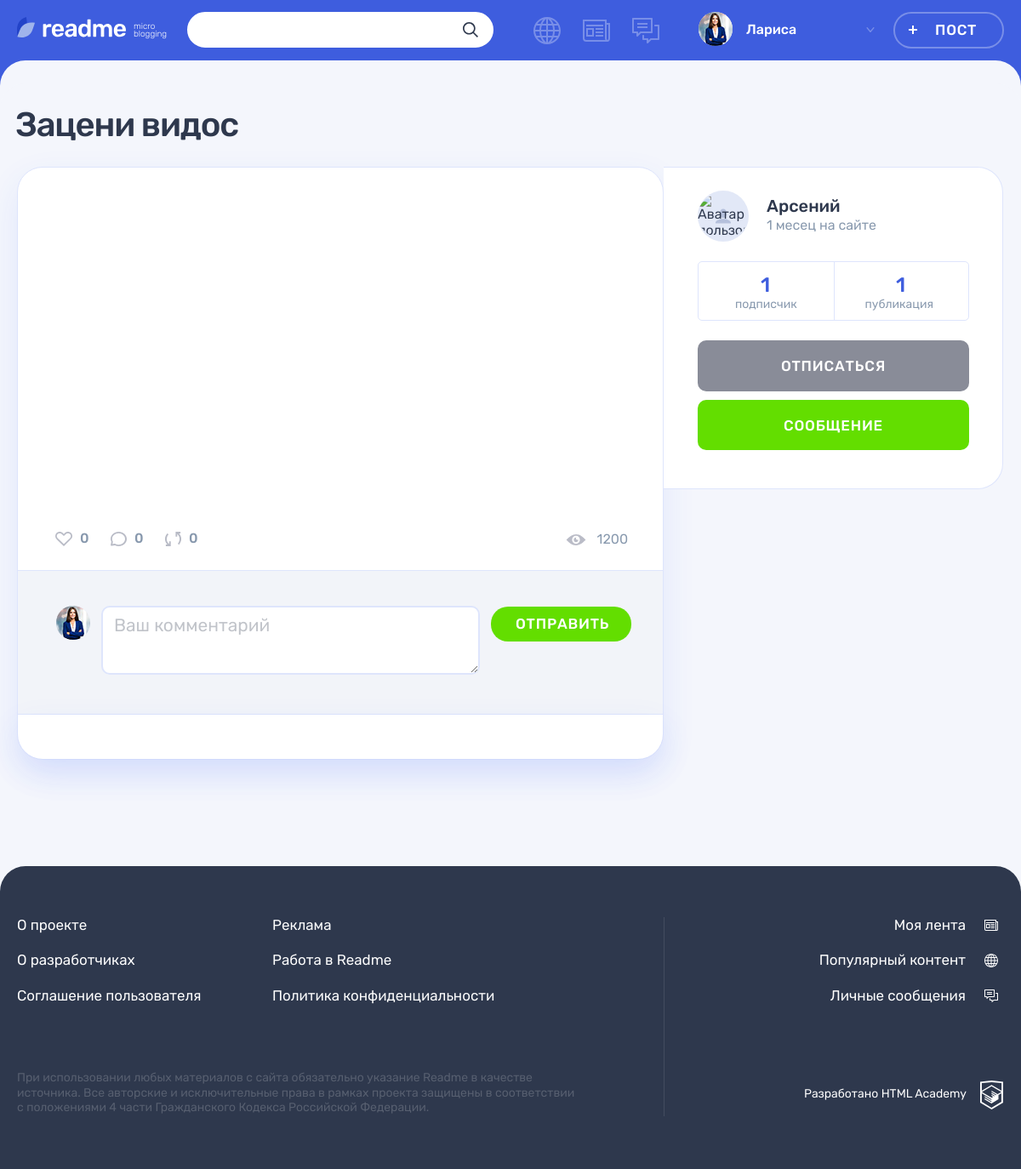
/post.php?post_id=6 (signed in), run on the app's committed database.
### tables this page shows
CREATE TABLE posts (
  id INT UNSIGNED AUTO_INCREMENT PRIMARY KEY,
  post_date TIMESTAMP DEFAULT CURRENT_TIMESTAMP,
  title VARCHAR(128) NOT NULL,
  content_text VARCHAR(512) NULL,
  quote_author VARCHAR(128) NULL,
  img VARCHAR(128) NULL,
  video VARCHAR(128) NULL,
  link VARCHAR(256) NULL,
  views INT UNSIGNED NULL,
  
  user_id INT UNSIGNED NOT NULL,
  type_id INT UNSIGNED  NOT NULL,
  original_author_id INT UNSIGNED NULL,
  original_id INT UNSIGNED NULL
);

CREATE TABLE users (
id INT UNSIGNED AUTO_INCREMENT PRIMARY KEY,
registration_date TIMESTAMP DEFAULT CURRENT_TIMESTAMP,
email VARCHAR(128) NOT NULL UNIQUE,
login VARCHAR(128) NOT NULL UNIQUE,
password VARCHAR(128) NOT NULL,
avatar VARCHAR(128) NOT NULL
);

### functions.php (called while the page is built, shortened)
<?php
function include_template($name, $data)
{
    $name = 'templates/' . $name;
    extract($data);
    require $name;
    $result = ob_get_clean();
    return $result;
}
function anti_xss($user_content)
{
    return htmlspecialchars($user_content, ENT_QUOTES);
}
function time_ago($post_upload_time, $ago_text =" назад")
{
    $current_time = new DateTime('now');
    $interval = $post_upload_time->diff($current_time);
    $months = $interval->format('%m');
    $days = $interval->format('%d');
    $hours = $interval->format('%H');
    $minutes = $interval->format('%i');
    $years = $interval->format('%Y');
    $ago = 0;
    if ($years != 0) {
        $years = floor($years);
        $ago = $years . ' ' . plural_form($years, array('год', 'года', 'лет')) . $ago_text;
    } elseif ($months != 0) {
        $months = floor($months);
        $ago = $months . ' ' . plural_form($months, array('месец', 'месеца', 'месецев')) . $ago_text;
    } elseif ($days > 7 && $days < 35) {
        $week = floor($days / 7);
        $ago = $week . ' ' . plural_form($week, array('неделю', 'недели', 'недель')) . $ago_text;
    } elseif ($days != 0) {
        $ago = $days . ' ' . plural_form($days, array('день', 'дня', 'дней')) . $ago_text;
    } elseif ($hours != 0) {
        $hours = floor($hours);
        $ago = $hours . ' ' . plural_form($hours, array('час', 'часа', 'часов')) . $ago_text;
    } elseif ($minutes != 0) {
        $ago = $minutes . ' ' . plural_form($minutes, array('минуту', 'минуты', 'минут')) . $ago_text;
    } else {
        $ago = 'меньше минуты назад';
    }
    return $ago;
}
function plural_form($n, $forms)
{
    return $n % 10 == 1 && $n % 100 != 11 ? $forms[0] : ($n % 10 >= 2 && $n % 10 <= 4 && ($n % 100 < 10 || $n % 100 >= 20) ? $forms[1] : $forms[2]);
}

### db_requests.php (called while the page is built, shortened)
<?php
function get_data($link, $sql)
{
    $result = mysqli_query($link, $sql);
    $result = mysqli_fetch_all($result, MYSQLI_ASSOC);
    return $result;
}
function get_post_info($link, $post_id, $profile_id)
{
    $sql = "SELECT p.*, ct.icon_type, u.avatar, u.login AS author_login, u.registration_date,
    IFNULL((SELECT COUNT(*) FROM likes l WHERE l.post_id = p.id), 0) AS likes,
    IFNULL((SELECT COUNT(*) FROM comments com WHERE com.post_id = p.id), 0) AS comments_count,
    IFNULL((SELECT COUNT(*) FROM subscriptions sub WHERE sub.userto_id = p.user_id), 0) AS subscribers,
    IFNULL((SELECT COUNT(*) FROM posts post WHERE post.original_id = p.id), 0) AS reposts,
    post.post_date AS original_date, us.login AS original_author_name, us.avatar AS original_author_avatar,
    IFNULL ((SELECT COUNT(*) FROM subscriptions sub WHERE sub.userto_id = p.user_id AND sub.user_id = $profile_id ), 0) AS is_subscribed,
    IFNULL((SELECT COUNT(*) FROM posts post WHERE post.user_id = p.user_id), 0) AS user_posts
    FROM posts p
    JOIN users u ON p.user_id = u.id
    JOIN content_type ct ON p.type_id = ct.id
    LEFT JOIN users us ON us.id = p.original_author_id
    LEFT JOIN posts post ON post.id = p.original_id
   WHERE p.id = $post_id";
    $result = get_data($link, $sql);
    return empty($result) ? NULL : $result;
}

### templates/post-layout.php (the view, shortened to what this page needs)
<main class="page__main page__main--publication">
  <div class="container">
    <h1 class="page__title page__title--publication"><?= anti_xss($post_info['title']) ?></h1>
    <section class="post-details">
      <div class="post-details__wrapper post-<?= $post_info['icon_type']?>">
        <div class="post-details__main-block post post--details">
        <?= $post_content ?>
          <div class="post__indicators">
            <div class="post__buttons">
              <a class="post__indicator post__indicator--likes button" href="like.php?post_id=<?= $post_info['id'] ?>" title="Лайк">
                <svg class="post__indicator-icon" width="20" height="17">
                  <use xlink:href="#icon-heart"></use>
                </svg>
                <span><?= $post_info['likes'] ?></span>
              </a>
              <a class="post__indicator post__indicator--comments button" href="post.php#last-comment" title="Комментарии">
                <svg class="post__indicator-icon" width="19" height="17">
                  <use xlink:href="#icon-comment"></use>
                </svg>
                <span><?= $post_info['comments_count'] ?></span>
              </a>
              <a class="post__indicator post__indicator--repost button" href="repost.php?post_id=<?= $post_info['id'] ?>" title="Репост">
                <svg class="post__indicator-icon" width="19" height="17">
                  <use xlink:href="#icon-repost"></use>
                </svg>
                <span><?= $post_info['reposts'] ?></span>
              </a>
            </div>
            <span class="post__view"><?= $post_info['views'] ?></span>
          </div>
          <div class="comments">
            <form class="comments__form form" method="post">
              <div class="comments__my-avatar">
                <img class="comments__picture" width="40px" src="userpics/<?= anti_xss($user_data['avatar']) ?>" alt="Аватар пользователя">
              </div>
              <div class="form__input-section <?= (!empty($errors['comment']) ? "form__input-section--error" : "") ?>">
                <textarea class="comments__textarea form__textarea form__input" name="comment" id="comment" placeholder="Ваш комментарий"><?= getPostValue('comment') ?></textarea>
              </div>
              <button class="comments__submit button button--green" type="submit">Отправить</button>
            </form>
            <div class="comments__list-wrapper">
            </div>
          </div>
        </div>
        <div class="post-details__user user">
          <div class="post-details__user-info user__info">
            <div class="post-details__avatar user__avatar">
              <a class="post-details__avatar-link user__avatar-link" href="#">
                <img class="post-details__picture user__picture" width="60px" src="userpics/<?= anti_xss($post_info['avatar']) ?>" alt="Аватар пользователя">
              </a>
            </div>
            <div class="post-details__name-wrapper user__name-wrapper">
              <a class="post-details__name user__name" href="profile.php?active_tab=posts&user_id=<?= $post_info['user_id'] ?>">
                <span><?= anti_xss($post_info['author_login']) ?></span>
              </a>
              <?php $user_registration_date = new DateTime($post_info['registration_date']); ?>
              <time class="post-details__time user__time" title="<?= $user_registration_date->format('d.m.Y H:i') ?>" datetime="<?= $user_registration_date->format('Y-m-d H:i:s') ?>"><?= time_ago($user_registration_date, ' на сайте') ?></time>
            </div>
          </div>
          <div class="post-details__rating user__rating">
            <p class="post-details__rating-item user__rating-item user__rating-item--subscribers">
              <span class="post-details__rating-amount user__rating-amount"><?= $post_info['subscribers'] ?></span>
              <span class="post-details__rating-text user__rating-text"><?= plural_form($post_info['subscribers'],  array('подписчик', 'подписчика', 'подписчиков')) ?></span>
            </p>
            <p class="post-details__rating-item user__rating-item user__rating-item--publications">
              <span class="post-details__rating-amount user__rating-amount"><?= $post_info['user_posts'] ?></span>
              <span class="post-details__rating-text user__rating-text"><?= plural_form($post_info['user_posts'],  array('публикация', 'публикации', 'публикаций')) ?></span>
            </p>
          </div>
          <div class="post-details__user-buttons user__buttons">
          <?php if ((int) $post_info['is_subscribed'] === 1) : ?>
          <a class="profile__user-button user__button user__button--subscription button button--main button--quartz" href="subscription.php?user_id=<?= $post_info['user_id'] ?>">Отписаться</a>
          <a class="profile__user-button user__button user__button--writing button button--green" href="messages.php?receiver_id=<?= $post_info['user_id'] ?>">Сообщение</a>
          <?php elseif ($post_info['user_id'] === $user_data['id']) : ?>
            <a class="profile__user-button user__button user__button--subscription button button--main" style="background-color:limegreen;" type="button">Это ваш профиль</a>
          <?php else : ?>
          <a class="profile__user-button user__button user__button--subscription button button--main" href="subscription.php?user_id=<?= $post_info['user_id'] ?>">Подписаться</a>
        <?php endif ?>
          </div>
        </div>
      </div>
    </section>
  </div>
</main>

### data on the page
posts: title "Зацени видос", views "1200", user.login "Арсений", user.registration_date "1 месец на сайте"

### other printed values
$user_data['login'] "Лариса"
$post_info['likes'] "0"
$post_info['comments_count'] "0"
$post_info['reposts'] "0"
$post_info['subscribers'] "1"
$post_info['user_posts'] "1"
